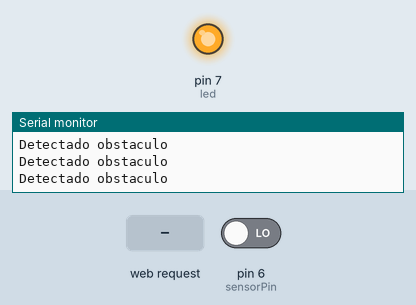
A sketch run on a simulated Arduino Uno, built with avr-gcc and run on an emulated ATmega328P. Shown: output pins drawn as LEDs (lit = HIGH), the last lines printed to the serial monitor. The test bench sets the inputs (shaded band); at power-on: pin 6 (sensorPin) LOW. WiFi joins after 1.5 s; servers stay silent unless stated.

Above: at 2.8 s.
2.9 s: pin 6 (sensorPin) driven HIGH
At 4.0 s:
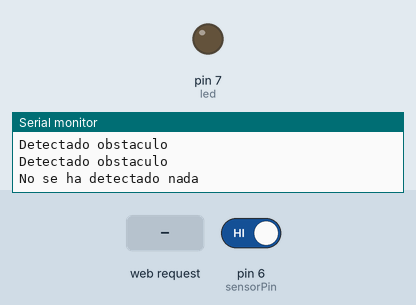
6.5 s: HTTP request GET /?LED=OFF received
At 7.8 s:
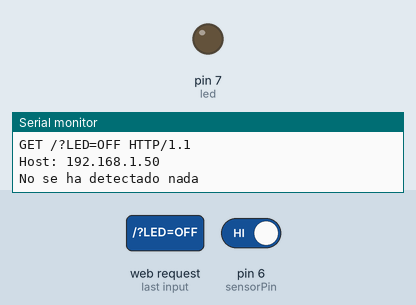
8.5 s: pin 6 (sensorPin) driven LOW
At 9.3 s:
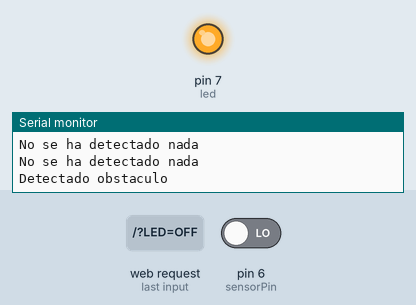
Timing chart, 0 to 11.5 s (numbered marks = the images above; inputs shaded):
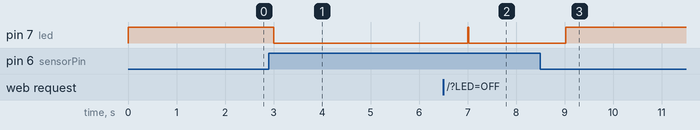

The sketch:

sketch_may08a.ino
```cpp
/*
  www.diymakers.es
  by A.García & M.García
  Crear servidor Web con Arduino
  Tutorial en: http://diymakers.es/crear-servidor-web-con-arduino/
*/

#include <SPI.h>  //Importamos librería comunicación SPI
#include <Ethernet.h>  //Importamos librería Ethernet

byte mac[] = { 0xDE, 0xAD, 0xBE, 0xEF, 0xFE, 0xED };//Ponemos la dirección MAC de la Ethernet Shield que está con una etiqueta debajo la placa
IPAddress ip(192,168,0,40); //Asingamos la IP al Arduino
EthernetServer server(80); //Creamos un servidor Web con el puerto 80 que es el puerto HTTP por defecto

int led=7; //Pin del led
const int sensorPin = 6;
String estado="OFF"; //Estado del Led inicialmente "OFF"

void setup()
{
  Serial.begin(9600);

  // Inicializamos la comunicación Ethernet y el servidor
  Ethernet.begin(mac, ip);
  server.begin();
  Serial.print("server is at ");
  Serial.println(Ethernet.localIP());


  pinMode(led,OUTPUT);
  //sensor IR
  pinMode(sensorPin, INPUT);//Se usa para que lea el pin
}

void loop()
{
  int value = 0;
  value = digitalRead(sensorPin);
  if (value == HIGH) {
      digitalWrite(led, LOW);
      Serial.println("No se ha detectado nada");
      value++;
  }
  else{
    digitalWrite(led, HIGH);
    Serial.println("Detectado obstaculo");
    value++;
  }
  delay(1000);
  EthernetClient client = server.available(); //Creamos un cliente Web
  //Cuando detecte un cliente a través de una petición HTTP
  if (client) {
    Serial.println("new client");
    boolean currentLineIsBlank = true; //Una petición HTTP acaba con una línea en blanco
    String cadena=""; //Creamos una cadena de caracteres vacía
    while (client.connected()) {
      if (client.available()) {
        char c = client.read();//Leemos la petición HTTP carácter por carácter
        Serial.write(c);//Visualizamos la petición HTTP por el Monitor Serial
        cadena.concat(c);//Unimos el String 'cadena' con la petición HTTP (c). De esta manera convertimos la petición HTTP a un String

         //Ya que hemos convertido la petición HTTP a una cadena de caracteres, ahora podremos buscar partes del texto.
         int posicion=cadena.indexOf("LED="); //Guardamos la posición de la instancia "LED=" a la variable 'posicion'

          if(cadena.substring(posicion)=="LED=ON")//Si a la posición 'posicion' hay "LED=ON"
          {
            digitalWrite(led,LOW);
            estado="ON";
          }
          if(cadena.substring(posicion)=="LED=OFF")//Si a la posición 'posicion' hay "LED=OFF"
          {
            digitalWrite(led,HIGH);
            estado="OFF";
          }

        //Cuando reciba una línea en blanco, quiere decir que la petición HTTP ha acabado y el servidor Web está listo para enviar una respuesta
        if (c == '\n' && currentLineIsBlank) {

            // Enviamos al cliente una respuesta HTTP
            client.println("HTTP/1.1 200 OK");
            client.println("Content-Type: text/html");
            client.println();

            //Página web en formato HTML
            client.println("<html>");
            client.println("<head>");
            client.println("</head>");
            client.println("<body>");
            client.println("<h1 align='center'>DIYMakers</h1><h3 align='center'>LED controlado por Servidor Web con Arduino</h3>");
            //Creamos los botones. Para enviar parametres a través de HTML se utiliza el metodo URL encode. Los parámetros se envian a través del símbolo '?'
            client.println("<div style='text-align:center;'>");
            client.println("<button onClick=location.href='./?LED=ON\' style='margin:auto;background-color: #84B1FF;color: snow;padding: 10px;border: 1px solid #3F7CFF;width:65px;'>");
            client.println("ON");
            client.println("</button>");
            client.println("<button onClick=location.href='./?LED=OFF\' style='margin:auto;background-color: #84B1FF;color: snow;padding: 10px;border: 1px solid #3F7CFF;width:65px;'>");
            client.println("OFF");
            client.println("</button>");
            client.println("<br /><br />");
            client.println("<b>LED = ");
            client.print(estado);
            client.println("</b><br />");
            client.println("</b></body>");
            client.println("</html>");
            break;
        }
        if (c == '\n') {
          currentLineIsBlank = true;
        }
        else if (c != '\r') {
          currentLineIsBlank = false;
        }
      }
    }
    //Dar tiempo al navegador para recibir los datos
    delay(1);
    client.stop();// Cierra la conexión
  }
}
```

Measured:
- after the input at 2.9 s, pin 7 (led): HIGH → LOW after 0.10 s
- after the input at 6.5 s, pin 7 (led): LOW → HIGH after 0.51 s, → LOW 0.02 s later
- after the input at 8.5 s, pin 7 (led): LOW → HIGH after 0.52 s
